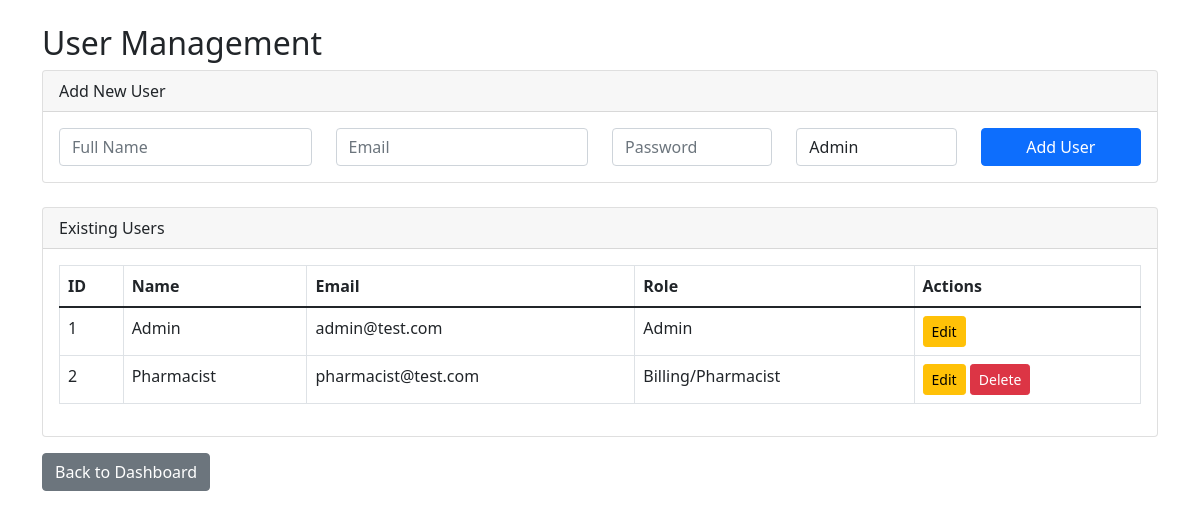
Screenshot of /modules/manage_users.php (signed in) with the database file from the repository.
### tables this page shows
CREATE TABLE `users` (
  `id` int(11) NOT NULL AUTO_INCREMENT,
  `name` varchar(255) NOT NULL,
  `email` varchar(255) NOT NULL,
  `password` text NOT NULL,
  `role_id` int(11) NOT NULL,
  PRIMARY KEY (`id`),
  UNIQUE KEY `email` (`email`)
);

### modules/manage_users.php (the view, shortened to what this page needs)
<?php
require_once '../config/database.php';
$users = [];
$sql = "SELECT id, name, email, role_id FROM users ORDER BY id";
if ($result = $conn->query($sql)) {
    while ($row = $result->fetch_assoc()) $users[] = $row;
}
?>
<!DOCTYPE html>
<html lang="en">
<head>
    <link href="https://cdn.jsdelivr.net/npm/bootstrap@5.1.3/dist/css/bootstrap.min.css" rel="stylesheet">
</head>
<body>
<div class="container mt-4">
    <h2>User Management</h2>
    <div class="card mb-4">
        <div class="card-header">Add New User</div>
        <div class="card-body">
            <form action="manage_users.php" method="post">
                <div class="row">
                    <div class="col-md-3"><input type="text" name="name" class="form-control" placeholder="Full Name" required></div>
                    <div class="col-md-3"><input type="email" name="email" class="form-control" placeholder="Email" required></div>
                    <div class="col-md-2"><input type="password" name="password" class="form-control" placeholder="Password" required></div>
                    <div class="col-md-2">
                        <select name="role_id" class="form-control" required>
                            <option value="1">Admin</option>
                        </select>
                    </div>
                    <div class="col-md-2"><button type="submit" name="add_user" class="btn btn-primary w-100">Add User</button></div>
                </div>
            </form>
        </div>
    </div>
    <div class="card">
        <div class="card-header">Existing Users</div>
        <div class="card-body">
            <table class="table table-bordered">
                <thead><tr><th>ID</th><th>Name</th><th>Email</th><th>Role</th><th>Actions</th></tr></thead>
                <tbody>
                    <?php foreach ($users as $user): ?>
                        <tr>
                            <td><?php echo $user['id']; ?></td>
                            <td><?php echo htmlspecialchars($user['name']); ?></td>
                            <td><?php echo htmlspecialchars($user['email']); ?></td>
                            <td><?php echo $user['role_id'] == 1 ? 'Admin' : 'Billing/Pharmacist'; ?></td>
                            <td>
                                <button class="btn btn-sm btn-warning" data-bs-toggle="modal" data-bs-target="#editUserModal" data-user='<?php echo json_encode($user); ?>'>Edit</button>
                                <?php if ($user['id'] != 1):  ?>
                                <form action="manage_users.php" method="post" class="d-inline">
                                    <button type="submit" name="delete_user" class="btn btn-sm btn-danger" onclick="return confirm('Are you sure?')">Delete</button>
                                </form>
                                <?php endif; ?>
                            </td>
                        </tr>
                    <?php endforeach; ?>
                </tbody>
            </table>
        </div>
    </div>
    <a href="dashboard.php" class="btn btn-secondary mt-3">Back to Dashboard</a>
</div>
</body>
</html>

### rows the page displays
users: id "1", name "Admin", email "admin@test.com", role_id "Admin"
users: id "2", name "Pharmacist", email "pharmacist@test.com", role_id "Billing/Pharmacist"
